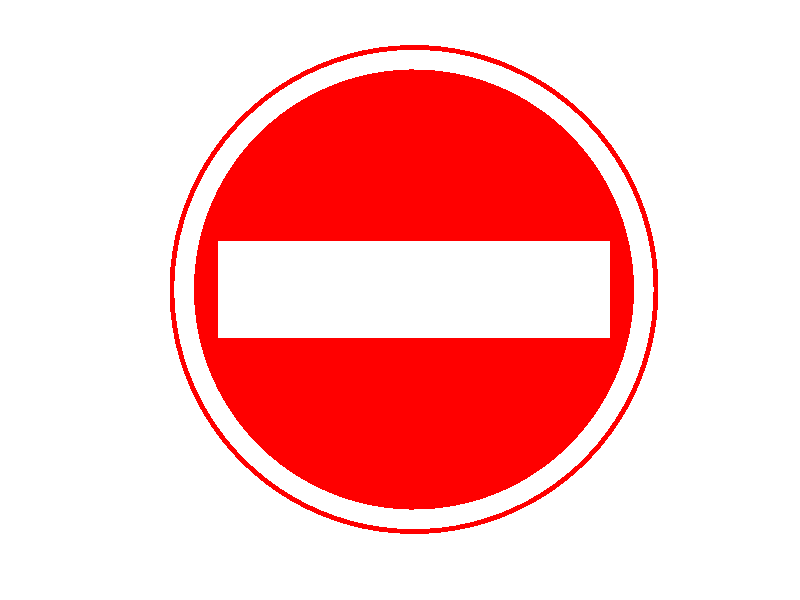

Here is the MATLAB script that generated this plot:
function lab06_2()
    axis equal;
    base = 1;
    th = linspace(0, 2 * pi)';
    hold on;
    fill(base * 10 * cos(th), base * 10 * sin(th), 'r', ...
        'edgecolor', 'none');
    fill(base * 9.8 * cos(th), base * 9.8 * sin(th), 'w', ...
        'edgecolor', 'none');
    fill(base * 9 * cos(th), base * 9 * sin(th), 'r', ...
        'edgecolor', 'none');
    w = base * 8;
    h = base * 2;
    fill([w -w -w w], [h h -h -h], 'w', ...
        'edgecolor', 'none');
    hold off;
    axis off;

end
